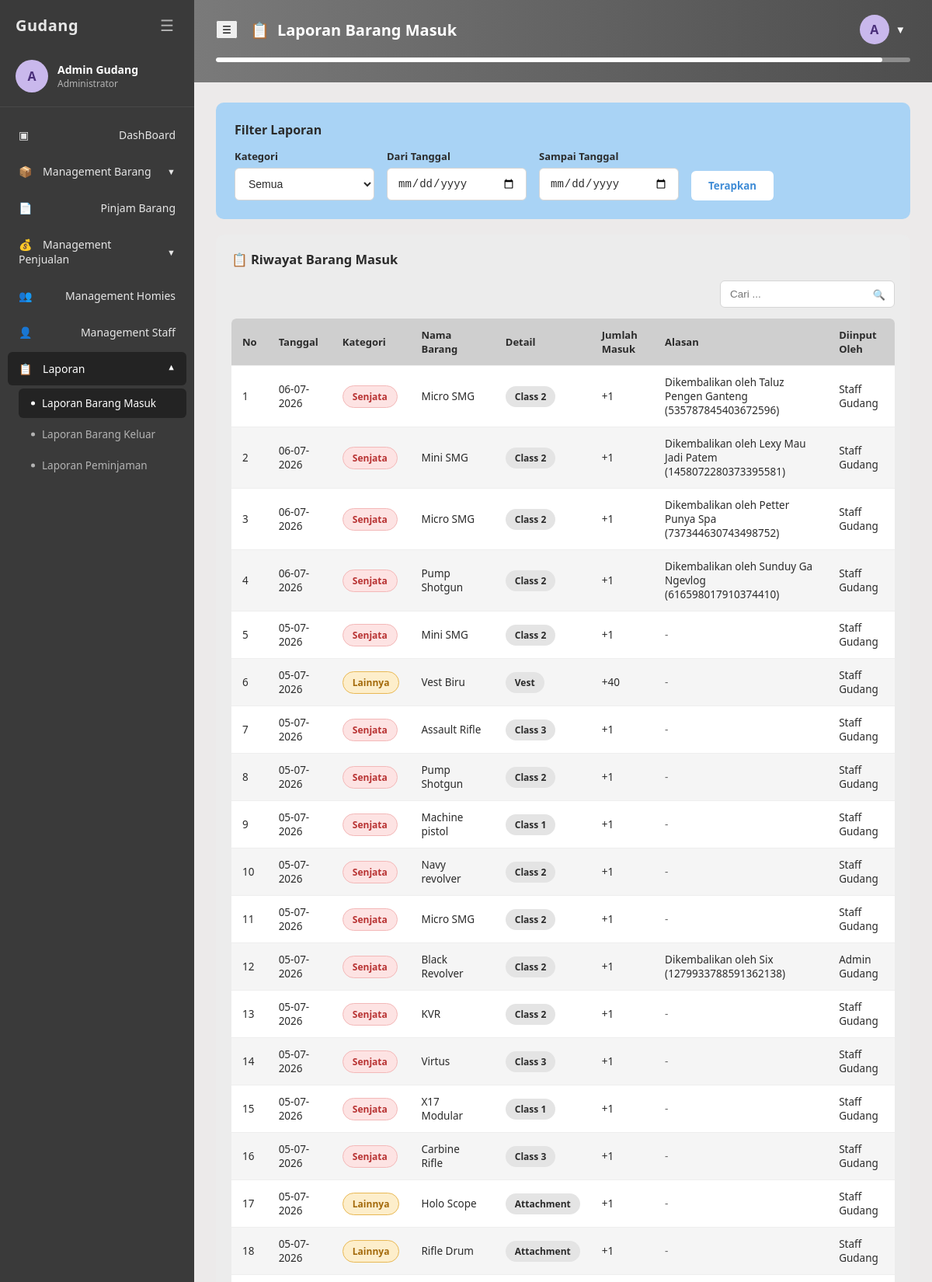
Screenshot of /laporan/laporan_masuk.php (signed in, upper part) with the database file from the repository.
### tables this page shows
CREATE TABLE `barang_masuk` (
  `id` int(11) NOT NULL,
  `id_barang` int(11) NOT NULL,
  `jumlah` int(11) NOT NULL,
  `alasan` varchar(255) DEFAULT NULL,
  `tanggal` date NOT NULL,
  `diinput_oleh` varchar(100) NOT NULL,
  `created_at` timestamp NOT NULL DEFAULT CURRENT_TIMESTAMP
);

CREATE TABLE `kategori_barang` (
  `id` int(11) NOT NULL,
  `jenis` enum('Senjata','Narko','Lainnya') NOT NULL,
  `nama_barang` varchar(150) NOT NULL,
  `class_senjata` enum('Class 1','Class 2','Class 3','Class 4') DEFAULT NULL,
  `tag_narko` enum('Bungkusan','Mentahan') DEFAULT NULL,
  `tag_lainnya` enum('Vest','Ammo','Attachment') DEFAULT NULL,
  `stok` int(11) NOT NULL DEFAULT '0',
  `created_at` timestamp NOT NULL DEFAULT CURRENT_TIMESTAMP,
  `updated_at` timestamp NOT NULL DEFAULT CURRENT_TIMESTAMP ON UPDATE CURRENT_TIMESTAMP
);

### includes/auth.php (called while the page is built, shortened)
<?php
function e($str) {
    return htmlspecialchars($str ?? '', ENT_QUOTES, 'UTF-8');
}

### laporan/laporan_masuk.php (the view, shortened to what this page needs)
<?php
require_once __DIR__ . '/../includes/auth.php';
$dari  = $_GET['dari'] ?? '';
$sampai = $_GET['sampai'] ?? '';
$sql = 'SELECT bm.id, bm.jumlah, bm.alasan, bm.tanggal, bm.diinput_oleh, k.jenis, k.nama_barang, k.class_senjata, k.tag_narko, k.tag_lainnya
        FROM barang_masuk bm
        JOIN kategori_barang k ON k.id = bm.id_barang';
$sql .= ' ORDER BY bm.tanggal DESC, bm.id DESC';
$stmt = mysqli_prepare($conn, $sql);
mysqli_stmt_execute($stmt);
$result = mysqli_stmt_get_result($stmt);
$rows = [];
while ($row = mysqli_fetch_assoc($result)) {
    $rows[] = $row;
}
include __DIR__ . '/../includes/header.php';
?>
<div class="form-panel">
    <h3>Filter Laporan</h3>
    <form method="GET" action="laporan_masuk.php" class="filter-row">
        <div class="form-group">
            <label for="jenis">Kategori</label>
            <select id="jenis" name="jenis">
                <option value="">Semua</option>
            </select>
        </div>
        <div class="form-group">
            <label for="dari">Dari Tanggal</label>
            <input type="date" id="dari" name="dari" value="<?= e($dari) ?>">
        </div>
        <div class="form-group">
            <label for="sampai">Sampai Tanggal</label>
            <input type="date" id="sampai" name="sampai" value="<?= e($sampai) ?>">
        </div>
        <div class="form-group">
            <button type="submit" class="btn-primary-form" style="background:#fff;color:var(--blue-accent);padding:10px 22px;border-radius:var(--radius-sm);font-weight:700;border:none;">Terapkan</button>
        </div>
    </form>
</div>
<div class="panel">
    <div class="panel-header">
        <h3>&#128203; Riwayat Barang Masuk</h3>
    </div>
    <div class="panel-toolbar">
        <div class="search-box">
            <input type="text" placeholder="Cari ..." data-table-search="#laporanMasukTable">
            <span class="icon">&#128269;</span>
        </div>
    </div>
    <table class="data-table" id="laporanMasukTable">
        <thead>
            <tr>
                <th>No</th>
                <th>Tanggal</th>
                <th>Kategori</th>
                <th>Nama Barang</th>
                <th>Detail</th>
                <th>Jumlah Masuk</th>
                <th>Alasan</th>
                <th>Diinput Oleh</th>
            </tr>
        </thead>
        <tbody>
            <?php if (empty($rows)): ?>
                <tr><td colspan="8" style="text-align:center; color:var(--text-muted);">Belum ada data barang masuk.</td></tr>
            <?php else: ?>
                <?php foreach ($rows as $i => $r): ?>
                <tr>
                    <td><?= $i + 1 ?></td>
                    <td><?= e(date('d-m-Y', strtotime($r['tanggal']))) ?></td>
                    <td>
                        <?php if ($r['jenis'] === 'Senjata'): ?>
                            <span class="badge badge-senjata">Senjata</span>
                        <?php elseif ($r['jenis'] === 'Narko'): ?>
                            <span class="badge badge-narko">Narko</span>
                        <?php else: ?>
                            <span class="badge badge-lainnya">Lainnya</span>
                        <?php endif; ?>
                    </td>
                    <td><?= e($r['nama_barang']) ?></td>
                    <td><span class="badge badge-chip"><?= e($r['class_senjata'] ?? $r['tag_narko'] ?? $r['tag_lainnya'] ?? '-') ?></span></td>
                    <td>+<?= (int)$r['jumlah'] ?></td>
                    <td><?= $r['alasan'] !== null && $r['alasan'] !== '' ? e($r['alasan']) : '<span style="color:var(--text-muted);">-</span>' ?></td>
                    <td><?= e($r['diinput_oleh']) ?></td>
                </tr>
                <?php endforeach; ?>
            <?php endif; ?>
        </tbody>
    </table>
</div>
<?php include __DIR__ . '/../includes/footer.php'; ?>

### assets/css/style.css (style rules this page uses)
:root { --sidebar-bg: #3a3a3a; --sidebar-bg-active: #232323; --sidebar-text: #e6e6e6; --sidebar-text-muted: #b3b3b3; --header-grad-start: #7a7a7a; --header-grad-end: #4d4d4d; --page-bg: #eceaea; --panel-bg: #e2e2e2; --panel-bg-light: #ececec; --blue-light: #a9d3f5; --blue-light-2: #bcdcf8; --blue-accent: #3f8cd6; --purple-grad-start: #4b6cf5; --purple-grad-end: #1c1140; --text-dark: #2b2b2b; --text-muted: #6b6b6b; --white: #ffffff; --border-color: #d5d5d5; --danger: #c0392b; --success: #2f9e44; --radius-sm: 6px; --radius-md: 10px; --radius-lg: 14px; --sidebar-width: 250px; }
* { box-sizing: border-box; }
html, body { margin: 0; padding: 0; font-family: 'Segoe UI', Roboto, Helvetica, Arial, sans-serif; background: var(--page-bg); color: var(--text-dark); }
button { font-family: inherit; cursor: pointer; }
.form-group { margin-bottom: 18px; }
.form-group label { display: block; font-size: 13px; font-weight: 600; margin-bottom: 6px; color: var(--text-dark); }
.form-group input, .form-group select, .form-group textarea { width: 100%; padding: 11px 13px; border: 1px solid var(--border-color); border-radius: var(--radius-sm); background: var(--white); font-size: 14px; color: var(--text-dark); }
.panel { background: var(--panel-bg-light); border-radius: var(--radius-md); padding: 20px; margin-bottom: 22px; }
.panel-header { display: flex; align-items: center; justify-content: space-between; margin-bottom: 16px; }
.panel-header h3 { display: flex; align-items: center; gap: 8px; margin: 0; font-size: 16.5px; }
.panel-toolbar { display: flex; align-items: center; justify-content: space-between; gap: 12px; margin-bottom: 14px; flex-wrap: wrap; }
.search-box { position: relative; }
.search-box input { padding: 9px 34px 9px 12px; border-radius: var(--radius-sm); border: 1px solid var(--border-color); font-size: 13.5px; min-width: 220px; background: #fff; }
.search-box .icon { position: absolute; right: 12px; top: 50%; transform: translateY(-50%); color: var(--text-muted); font-size: 13px; }
table.data-table { width: 100%; border-collapse: collapse; background: #fff; border-radius: var(--radius-sm); overflow: hidden; }
table.data-table thead th { background: #cfcfcf; text-align: left; padding: 12px 14px; font-size: 13px; font-weight: 700; color: var(--text-dark); }
table.data-table tbody td { padding: 12px 14px; font-size: 13.5px; border-top: 1px solid #eee; color: var(--text-dark); }
table.data-table tbody tr:nth-child(even) { background: #f5f5f5; }
.badge { display: inline-block; padding: 5px 12px; border-radius: 20px; font-size: 12px; font-weight: 600; }
.badge-senjata { background: #fde3e3; color: #b83232; border: 1px solid #f3b8b8; }
.badge-lainnya { background: #fdeecb; color: #a3690a; border: 1px solid #e8b854; }
.badge-chip { background: #e4e4e4; color: var(--text-dark); }
.form-panel { background: var(--blue-light); border-radius: var(--radius-md); padding: 24px; margin-bottom: 20px; }
.form-panel h3 { margin: 0 0 14px; font-size: 16px; }
.filter-row { display: flex; align-items: flex-end; gap: 16px; flex-wrap: wrap; }
.filter-row .form-group { margin-bottom: 0; min-width: 180px; }

### rows the page displays
barang_masuk: tanggal "06-07-2026", shows "Senjata", id_barang.nama_barang "Micro SMG", id_barang.class_senjata "Class 2", jumlah "1", alasan "Dikembalikan oleh Taluz Pengen Ganteng (535787845403672596)", diinput_oleh "Staff Gudang"
barang_masuk: tanggal "06-07-2026", shows "Senjata", id_barang.nama_barang "Mini SMG", id_barang.class_senjata "Class 2", jumlah "1", alasan "Dikembalikan oleh Lexy Mau Jadi Patem (1458072280373395581)", diinput_oleh "Staff Gudang"
barang_masuk: tanggal "06-07-2026", shows "Senjata", id_barang.nama_barang "Micro SMG", id_barang.class_senjata "Class 2", jumlah "1", alasan "Dikembalikan oleh Petter Punya Spa (737344630743498752)", diinput_oleh "Staff Gudang"
barang_masuk: tanggal "06-07-2026", shows "Senjata", id_barang.nama_barang "Pump Shotgun", id_barang.class_senjata "Class 2", jumlah "1", alasan "Dikembalikan oleh Sunduy Ga Ngevlog (616598017910374410)", diinput_oleh "Staff Gudang"
barang_masuk: tanggal "05-07-2026", shows "Senjata", id_barang.nama_barang "Mini SMG", id_barang.class_senjata "Class 2", jumlah "1", diinput_oleh "Staff Gudang"
barang_masuk: tanggal "05-07-2026", shows "Lainnya", id_barang.nama_barang "Vest Biru", id_barang.tag_lainnya "Vest", jumlah "40", diinput_oleh "Staff Gudang"
barang_masuk: tanggal "05-07-2026", shows "Senjata", id_barang.nama_barang "Assault Rifle", id_barang.class_senjata "Class 3", jumlah "1", diinput_oleh "Staff Gudang"
barang_masuk: tanggal "05-07-2026", shows "Senjata", id_barang.nama_barang "Pump Shotgun", id_barang.class_senjata "Class 2", jumlah "1", diinput_oleh "Staff Gudang"
barang_masuk: tanggal "05-07-2026", shows "Senjata", id_barang.nama_barang "Machine pistol", id_barang.class_senjata "Class 1", jumlah "1", diinput_oleh "Staff Gudang"
barang_masuk: tanggal "05-07-2026", shows "Senjata", id_barang.nama_barang "Navy revolver", id_barang.class_senjata "Class 2", jumlah "1", diinput_oleh "Staff Gudang"
barang_masuk: tanggal "05-07-2026", shows "Senjata", id_barang.nama_barang "Micro SMG", id_barang.class_senjata "Class 2", jumlah "1", diinput_oleh "Staff Gudang"
barang_masuk: tanggal "05-07-2026", shows "Senjata", id_barang.nama_barang "Black Revolver", id_barang.class_senjata "Class 2", jumlah "1", alasan "Dikembalikan oleh Six (1279933788591362138)", diinput_oleh "Admin Gudang"
barang_masuk: tanggal "05-07-2026", shows "Senjata", id_barang.nama_barang "KVR", id_barang.class_senjata "Class 2", jumlah "1", diinput_oleh "Staff Gudang"
barang_masuk: tanggal "05-07-2026", shows "Senjata", id_barang.nama_barang "Virtus", id_barang.class_senjata "Class 3", jumlah "1", diinput_oleh "Staff Gudang"
barang_masuk: tanggal "05-07-2026", shows "Senjata", id_barang.nama_barang "X17 Modular", id_barang.class_senjata "Class 1", jumlah "1", diinput_oleh "Staff Gudang"
barang_masuk: tanggal "05-07-2026", shows "Senjata", id_barang.nama_barang "Carbine Rifle", id_barang.class_senjata "Class 3", jumlah "1", diinput_oleh "Staff Gudang"
barang_masuk: tanggal "05-07-2026", shows "Lainnya", id_barang.nama_barang "Holo Scope", id_barang.tag_lainnya "Attachment", jumlah "1", diinput_oleh "Staff Gudang"
barang_masuk: tanggal "05-07-2026", shows "Lainnya", id_barang.nama_barang "Rifle Drum", id_barang.tag_lainnya "Attachment", jumlah "1", diinput_oleh "Staff Gudang"

### other values shown
$initial "A"
$u['full_name'] "Admin Gudang"
role_label() "Administrator"
$page_icon "📋"
$page_header "Laporan Barang Masuk"
